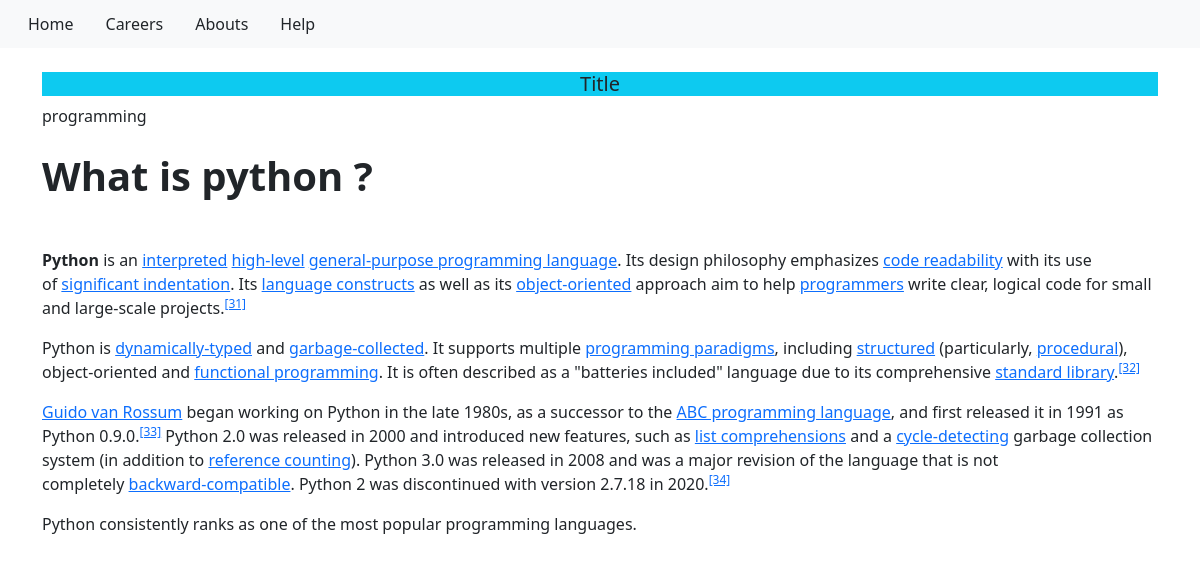
/post/programming, run on the app's committed database.
### api/models.py (models this page shows)
class Post(models.Model):
      post_id=models.AutoField(primary_key=True)
      name = models.CharField(max_length=90)
      title=models.CharField(max_length=90)
      content=HTMLField()
      cat=models.ForeignKey(Category,on_delete=models.CASCADE)
      url=models.CharField(max_length=90)
      image=models.ImageField(upload_to='post/')
      def __str__(self):
            return self.name

### api/views.py (the view)
# urls.py: path('post/<slug:url>', views.post, name="post"),
def post(request , url):
     post=Post.objects.get(url=url)
     print(post)
     return render(request , 'api/post.html',{'post':post})

### api/templates/api/post.html
{% extends 'api/base.html' %}
{% load static %}
{% block content %}
<div class="container">
    <div class="row">
        <div class="col s4">
        <div class="mt-4">
            <h5 class="bg-info" align="center" >
                 Title
            </h5>
           {{post.title}}
        </div>
            <div class="col s8">
             <div class="mt-4">
           {{post.content|safe}}
             </div>
        </div>
    </div>
</div>
{% endblock%}

### data on the page
Post: title "programming", content "What is python ? Python is an interpreted high-level general-purpose programming language . Its design philosophy emphasizes code readability with its use of significant indentation . Its language constructs as well as its object-oriented approach aim to help programmers write clear, logical code for small and large-scale projects. [31] Python is dynamically-typed and garbage-collected . It supports multiple programming paradigms , including structured (particularly, procedural ), object-oriented and functional programming . It is often described as a \"batteries included\" language due to its comprehensive standard library . [32] Guido van Rossum began working on Python in the late 1980s, as…"
